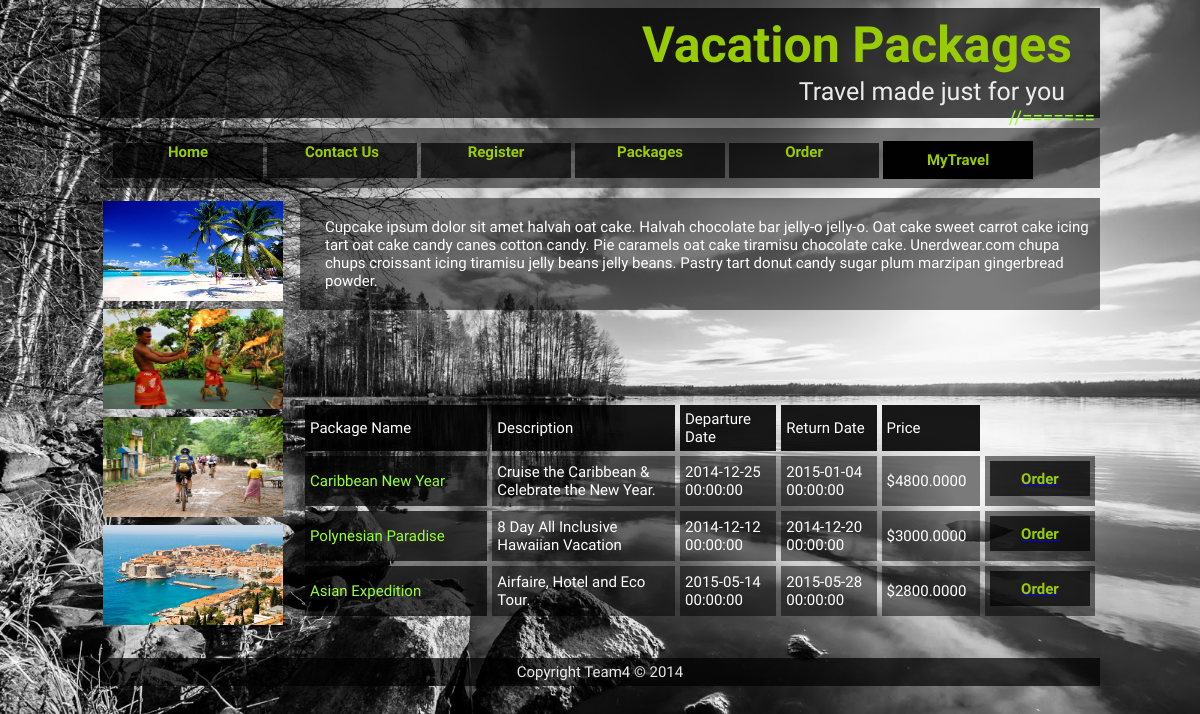
The app's page /packages.php, older data.
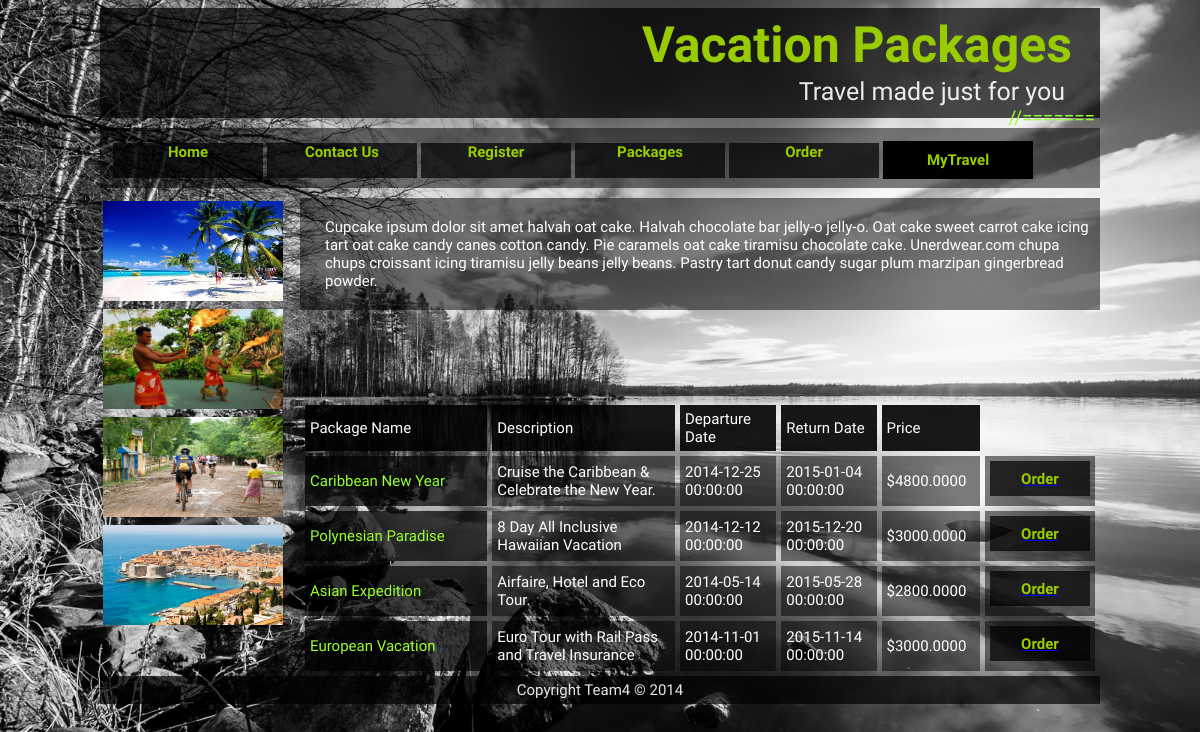
The same page, newer data.
### tables this page shows
CREATE TABLE IF NOT EXISTS `packages` (
  `PackageId` int(11) NOT NULL AUTO_INCREMENT,
  `PkgName` varchar(50) NOT NULL,
  `PkgStartDate` datetime DEFAULT NULL,
  `PkgEndDate` datetime DEFAULT NULL,
  `PkgDesc` varchar(50) DEFAULT NULL,
  `PkgBasePrice` decimal(19,4) NOT NULL,
  `PkgAgencyCommission` decimal(19,4) DEFAULT NULL,
  PRIMARY KEY (`PackageId`)
);

### functions.php (called while the page is built, shortened)
<?php
function compare_dates($dateDB)
{
	$today = date("Y-m-d H:i:s");
	$value = strtotime($dateDB) - strtotime($today);
	if ($value < 0)
	{
		return true;
	}
}
?>

### packages.php (the view, shortened to what this page needs)
<!DOCTYPE html>
<html>
    <head>
        <link rel="stylesheet" type="text/css" href="stylesheet.css">
    </head>
    <body>
        <div id=wrap>
            <div id="header">
                <?php
                    $title = "Vacation Packages";
                    include("header.php");
                    include("functions.php");
                ?>
            </div>
            <div id="nav">
                <?php
                    include("navigation.php");
                ?>
            </div>
            <div id="sectionPackagePage">
                <div02>
                    <p>
                        Cupcake ipsum dolor sit amet halvah oat cake.
                        Halvah chocolate bar jelly-o jelly-o. Oat cake sweet carrot cake icing tart oat cake candy canes
                        cotton candy. Pie caramels oat cake tiramisu chocolate cake.
                        Unerdwear.com chupa chups croissant icing tiramisu jelly beans jelly beans.
                        Pastry tart donut candy sugar plum marzipan gingerbread powder.
                    </p>
                </div02>
                <div03>
                    <br/><br/><br/><br/><br/>
                <?php
                    $link = mysqli_connect("localhost", "root", "", "travelexperts")
                     or die("Connection Error: " . mysqli_connect_error());
                    $sql = "SELECT `PkgName`,`PkgDesc`,`PkgStartDate`,`PkgEndDate`,`PkgBasePrice`
                    FROM `packages` WHERE `PkgEndDate`>= DATE(NOW())";
                    $result = mysqli_query($link, $sql) or die("SQL Error");
                    print("<table cellpadding = '5' cellspacing='5' style='float:right;'>");
                    print("<col width='200px'>");
                    print("<col width='200px'>");
                    print("<col width='100px'>");
                    print("<col width='100px'>");
                    print("<col width='100px'>");
                    print("<col width='00px'>");
                   print("<strong>");
                   print("<tr>");
                   print("<td style='background-color:rgba(1,1,1,0.9);'> Package Name </td>");
                   print("<td style='background-color:rgba(1,1,1,0.9);'> Description </td>");
                   print("<td style='background-color:rgba(1,1,1,0.9);'> Departure Date </td>");
                   print("<td style='background-color:rgba(1,1,1,0.9);'> Return Date </td>");
                   print("<td style='background-color:rgba(1,1,1,0.9);'> Price </td>");
                   print("<td>  </td>");
                   print("</tr>");
                   print("</strong>");
                    while($valid_rows = mysqli_fetch_assoc($result))
                    {
                        print("<tr>");
                        echo "<td style='background-color:rgba(1,1,1,0.7); color:#99FF33;'> " . $valid_rows["PkgName"] . "</td>";
                        echo "<td style='background-color:rgba(1,1,1,0.5);'> " . $valid_rows["PkgDesc"] . "</td>";
                        if (compare_dates($valid_rows["PkgStartDate"]))
                          {
                            echo "<td style='background-color:rgba(1,1,1,0.5);'
                            style='color:red; font-weight:bold;'> " . $valid_rows["PkgStartDate"] . "</td>";
                          }
                        else
                        {
                            echo "<td style='background-color:rgba(1,1,1,0.5);'> " . $valid_rows["PkgStartDate"] . "</td>";
                        }
                        echo "<td style='background-color:rgba(1,1,1,0.5);'> " . $valid_rows["PkgEndDate"] . "</td>";
                        echo "<td style='background-color:rgba(1,1,1,0.5);'> $" . $valid_rows["PkgBasePrice"] . "</td>";
                        echo "<td style='background-color:rgba(1,1,1,0.5);'>
                        <a href='order.php'> <input id='buttonNormal' type='button' value='Order'></a> </td>";
                        print("</tr>");
                    }
                    print("</table>");
                ?>
            </div>
            <div id="sideNavPackagePage">
                <table>
                    <tr>
                        <td width='100'> <img width="180" height="100" src='images/Caribbean.jpg' >
                        </td>
                    </tr>
                    <tr>
                        <td width='100'> <img width="180" height="100" src='images/polynesian.jpg'>
                        </td>
                    </tr>
                    <tr>
                        <td width='100'> <img width="180" height="100" src='images/asian.jpg'>
                        </td>
                    </tr>
                    <tr>
                        <td width='100'> <img width="180" height="100" src='images/european.jpg'>
                        </td>
                    </tr>
                </table>
            </div>
            <div id="footer">
                <?php
                    include("footer.php");
                ?>
            </div>
        </div>
    </body>
</html>

### header.php
<!DOCTYPE html>
<html>
    <head></head>
    <body>
        <h1>
            <?php
                print($title);
            ?>
        </h1>
        <p01 id="userName">Travel made just for you</p01><br />
    </body>
</html>

### navigation.php (shortened to what this page needs)
<!DOCTYPE html>
<html>
    <head>
        <link rel="stylesheet" type="text/css" href="stylesheet.css">
    </head>
    <body onload=" dropDownMenu();">
        <table>
            <col width="150px">
            <col width="150px">
            <col width="150px">
            <col width="150px">
            <col width="150px">
            <col width="300px">
            <tr>
                <td><a href="index.php" id="buttonNav">Home</a></td>
                <td><a href="contact.php" id="buttonNav">Contact Us</a></td>
                <td><a href="register.php" id="buttonNav">Register</a></td>
                <td><a href="packages.php" id="buttonNav">Packages</a></td>
                <td><a href="order.php" id="buttonNav">Order</a></td>
                <td>
                    <ul id="sddm">
                        <li><a href="#" onmouseover="mopen('m1')" onmouseout="mclosetime()">MyTravel</a>
                        </li>
                    </ul>
                </td>
            </tr>
        </table>
    </body>
</html>

### footer.php (shortened to what this page needs)
<!DOCTYPE html>
<html>
    <head>
	</head>
    <body>
        Copyright Team4 &copy; 2014<br>
    </body>
</html>

### stylesheet.css (style rules this page uses)
body { background-image:url(Images/bg1.png); background-position: top; background-size: cover; background-repeat: no-repeat; background-size: 100%; font-family: 'Poiret One', cursive; text-align: center; font-size: 19px; color: white; }
h1 { font-family: 'Poiret One', cursive; color:#99CC00; text-align: right; font-size: 50px; padding: 3px; margin: 0; margin-right: 20px; }
div02 { background-color:rgba(1,1,1,0.5); font-family: 'Poiret One', cursive; color:rgba(255,255,255,1); float:right; text-align:left; font-size:15px; padding-left: 25px; padding-top: 5px; padding-bottom: 5px; }
div03 { text-align:left; font-family: 'Poiret One', cursive; color:rgba(255,255,255,1); text-decoration: none; float:left; }
#wrap { background-color:transparent; margin-left: auto; margin-right: auto; padding:0px; width: 1000px; }
#header { background-color:rgba(1,1,1,0.7); color:#99FF33; text-align:right; margin-left: auto; margin-right: auto; height:100px; padding:5px; }
#nav { background-color:rgba(1,1,1,0.5); text-align: center; float:none; color:white; font-size: 15px; height:40px; margin-top:10px; padding:10px; }
#sideNavPackagePage { text-align: center; float:left; color:white; font-size: 15px; margin-top:10px; margin-bottom:10px; height:450px; width: 190px; }
#sectionPackagePage { color:rgba(255,255,255,0.9); text-align: right; font-size:15px; float:right; padding-top:10px; float: right; width:800px; }
#footer { background-color:rgba(1,1,1,0.7); color: rgba(255,255,255,0.9); font-size:15px; clear: both; text-align:center; padding:5px; margin-top:10px; }
#buttonNav { font-family: 'Poiret One', cursive; background: rgba(1,1,1,0.7); color: #99CC00; height: 35px; width: 150px; overflow: hidden; display: block; text-decoration: none; font-weight:bolder; }
#buttonNormal { font-family: 'Poiret One', cursive; background: rgba(1,1,1,0.7); font-weight:bolder; color: #99CC00; font-size: 15px; height: 35px; width: 100px; overflow: hidden; display: block; text-align: center; margin-bottom: 5px; text-decoration: none; border: 0px; }
#sddm { margin: 0; padding: 0; z-index: 30 }
#sddm li { font-family: 'Poiret One', cursive; font-weight: bold; margin: 0; padding: 0; list-style: none; float: left; }
#sddm li a { display: block; margin: 0 1px 0 0; padding-top: 10px; padding-bottom: 10px; width: 60px; background: rgba(1,1,1,1); color:#99CC00; text-align: center; text-decoration: none; width:150px; }
p01 { font-family: 'Poiret One', cursive; color:rgba(255,255,255,0.9); text-align: right; font-size: 25px; padding: 10px; margin-right: 20px; }

Row changes from the older to the newer data that the page shows:
changed packages "Polynesian Paradise": PkgEndDate "2014-12-20 00:00:00" → "2015-12-20 00:00:00"
changed packages "Asian Expedition": PkgStartDate "2015-05-14 00:00:00" → "2014-05-14 00:00:00"
now on this page (row edited): packages: PkgName "European Vacation", PkgDesc "Euro Tour with Rail Pass and Travel Insurance", PkgStartDate "2014-11-01 00:00:00", PkgEndDate "2015-11-14 00:00:00", PkgBasePrice "3000.0000"
